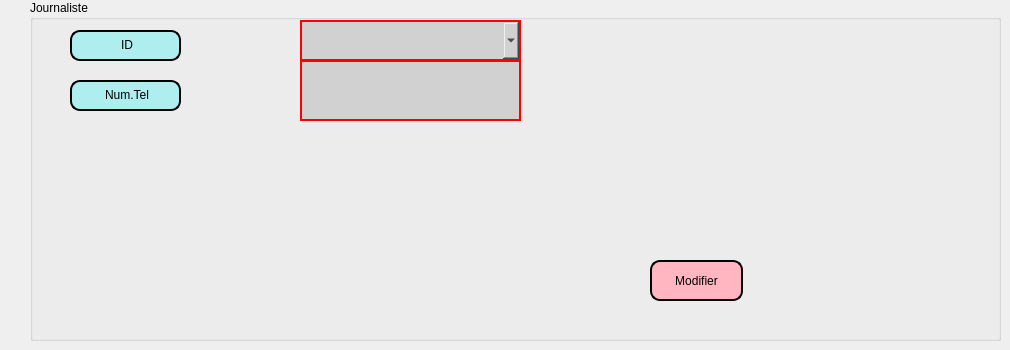
      <widget class="QWidget" name="tab_11">
       <attribute name="title">
        <string>Modifier</string>
       </attribute>
       <widget class="QGroupBox" name="groupBox_16">
        <property name="geometry">
         <rect>
          <x>30</x>
          <y>0</y>
          <width>971</width>
          <height>341</height>
         </rect>
        </property>
        <property name="title">
         <string>Journaliste</string>
        </property>
        <widget class="QLabel" name="label_44">
         <property name="geometry">
          <rect>
           <x>40</x>
           <y>80</y>
           <width>111</width>
           <height>31</height>
          </rect>
         </property>
         <property name="styleSheet">
          <string notr="true">border: 2px solid black;
border-radius: 10px;
padding: 0 8px;
background: #AFEEEE;
font: bold, &quot;Comic Sans MS&quot;;;
text-align:center;</string>
         </property>
         <property name="text">
          <string>&lt;html&gt;&lt;head/&gt;&lt;body&gt;&lt;p align=&quot;center&quot;&gt;Num.Tel&lt;/p&gt;&lt;/body&gt;&lt;/html&gt;</string>
         </property>
        </widget>
        <widget class="QLabel" name="label_46">
         <property name="geometry">
          <rect>
           <x>40</x>
           <y>30</y>
           <width>111</width>
           <height>31</height>
          </rect>
         </property>
         <property name="styleSheet">
          <string notr="true">border: 2px solid black;
border-radius: 10px;
padding: 0 8px;
background: #AFEEEE;
font: bold, &quot;Comic Sans MS&quot;;;
text-align:center;</string>
         </property>
         <property name="text">
          <string>&lt;html&gt;&lt;head/&gt;&lt;body&gt;&lt;p align=&quot;center&quot;&gt;&lt;span style=&quot; font-size:9pt;&quot;&gt;ID&lt;/span&gt;&lt;/p&gt;&lt;/body&gt;&lt;/html&gt;</string>
         </property>
        </widget>
        <widget class="QLineEdit" name="lineEdit_30">
         <property name="geometry">
          <rect>
           <x>270</x>
           <y>60</y>
           <width>221</width>
           <height>61</height>
          </rect>
         </property>
         <property name="styleSheet">
          <string notr="true">border-width:2px;
border-style:solid;
border-color:red;
background: #d1d1d1;</string>
         </property>
        </widget>
        <widget class="QPushButton" name="pushButton_modifier_journaliste">
         <property name="geometry">
          <rect>
           <x>620</x>
           <y>260</y>
           <width>93</width>
           <height>41</height>
          </rect>
         </property>
         <property name="styleSheet">
          <string notr="true">border: 2px solid black;
border-radius: 10px;
padding: 0 8px;
background:#FFB6C1	;
font: bold, &quot;Comic Sans MS&quot;;</string>
         </property>
         <property name="text">
          <string>Modifier</string>
         </property>
        </widget>
        <widget class="QComboBox" name="comboBox_ID_journaliste_modifier">
         <property name="geometry">
          <rect>
           <x>270</x>
           <y>20</y>
           <width>221</width>
           <height>41</height>
          </rect>
         </property>
         <property name="styleSheet">
          <string notr="true">border-width:2px;
border-style:solid;
border-color:red;
background: #d1d1d1;</string>
         </property>
        </widget>
       </widget>
      </widget>
